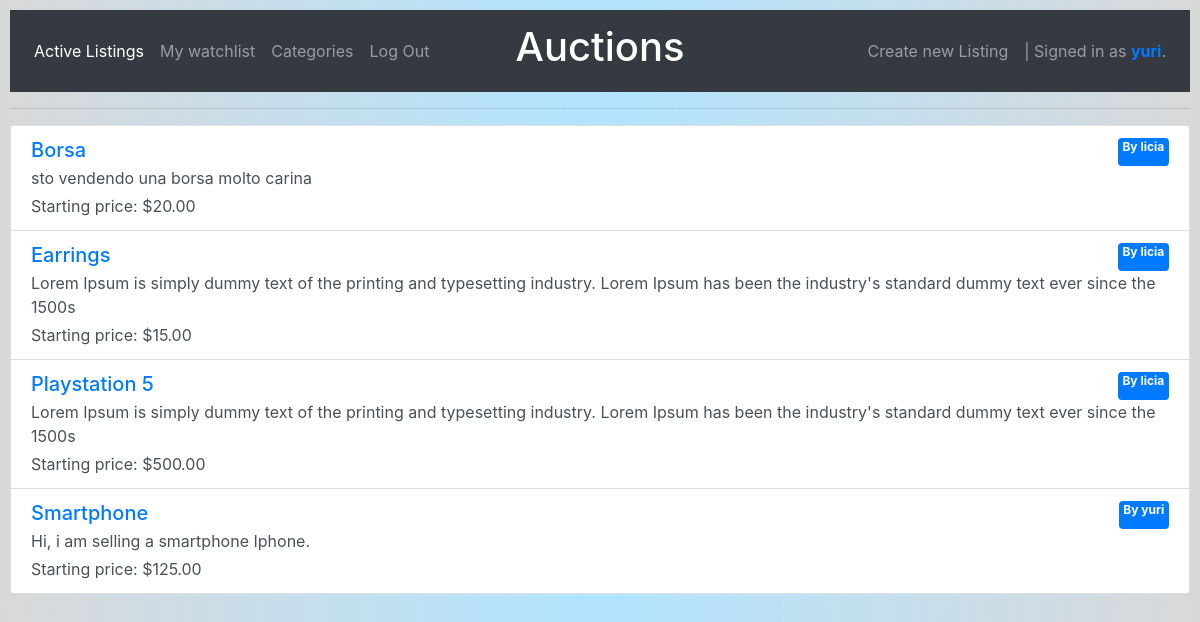
/watchpage (signed in), run on an earlier commit of the app's database.
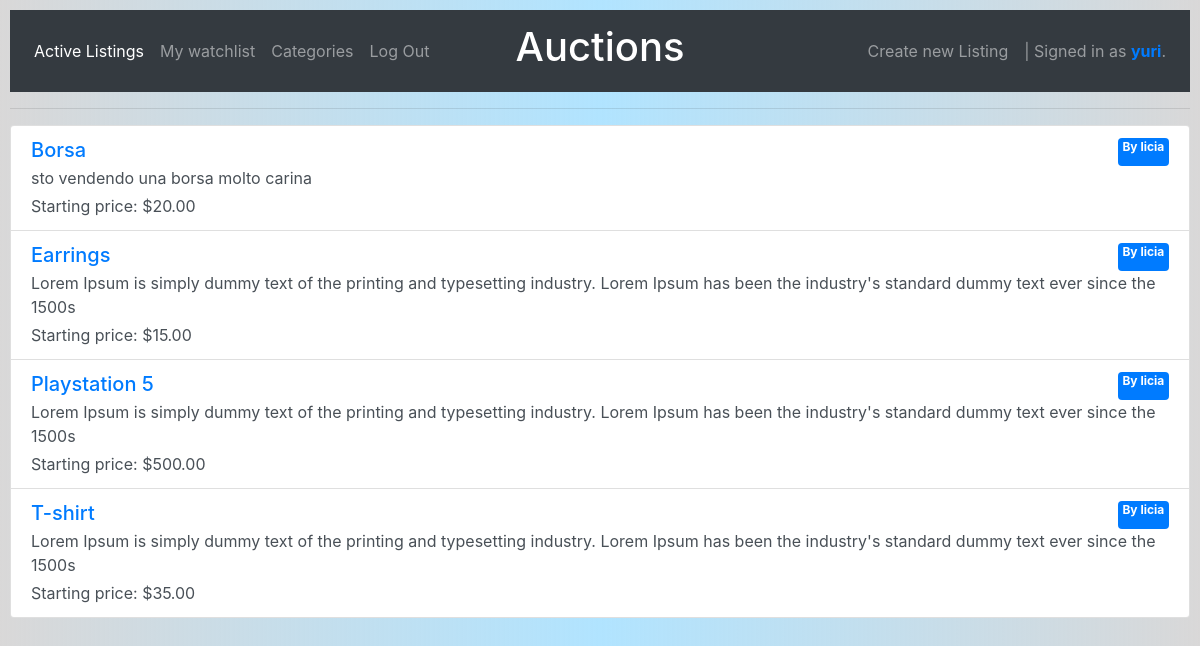
And on a later commit of the database.
### auctions/models.py (models this page shows, shortened)
class User(AbstractUser):
    pass

class Watchlist(models.Model):
    id = models.AutoField(primary_key=True)
    user = models.ForeignKey(User, on_delete=models.DO_NOTHING, related_name='watchlister')
    listing = models.ForeignKey(Listing, on_delete=models.CASCADE, related_name='itemWatchlist')
    pass

class Listing(models.Model):
    id = models.AutoField(primary_key=True)
    title = models.CharField(max_length=24)
    description = models.CharField(max_length=64)
    startingprice = models.IntegerField()
    imagename = models.CharField(max_length=255)
    categoryname = models.CharField(max_length=255, blank=True, null=True)
    user = models.ForeignKey(User, on_delete=models.CASCADE, related_name='owner')
    winner = models.CharField(max_length=255, blank=True, null=True)
    pass

### auctions/views.py (the view)
# urls.py: path("watchpage", views.watch, name="watchpage"),
@login_required
def watch(request):
    if request.user.is_authenticated:
        if request.method == "GET":
            userWatchList = Watchlist.objects.all().filter(user=request.user)
            return render(request, "auctions/watchpage.html", {
                "watchlist": userWatchList
            })
        else:
            return HttpResponse("Operation not permitted.")
    else:
        return HttpResponseRedirect(reverse("login"))

### auctions/templates/auctions/watchpage.html
{% extends "auctions/layout.html" %}
{% block body %}
    {% load static %}
      <div class="list-group">
        {% for item in watchlist %}
        <a href="{% url 'listingpage' item.listing.id %}" class="list-group-item list-group-item-action flex-column align-items-start">
          <div class="d-flex w-100 justify-content-between">
            <h5 class="mb-1 text-primary">{{ item.listing.title }}</h5>
            <span class="badge badge-primary">By {{item.listing.user.username}}</span>
          </div>
          <p class="mb-1">{{item.listing.description}}</p>
          <span class="input-group-prepend">Starting price: ${{item.listing.startingprice}}<span class="input-group-append">.00</span></span>
        </a>
        {% endfor %}
      </div>
{% endblock %}

### auctions/templates/auctions/layout.html (shortened to what this page needs)
{% load static %}
<!DOCTYPE html>
<html lang="en">
    <head>
        <link rel="stylesheet" href="https://cdn.jsdelivr.net/npm/bootstrap@4.1.3/dist/css/bootstrap.min.css">
        <link href="{% static 'auctions/styles.css' %}" rel="stylesheet">
    </head>
    <body>
        <nav class="navbar navbar-expand-md navbar-dark bg-dark">
            <div class="navbar-collapse collapse w-100 order-1 order-md-0 dual-collapse2">
                <ul class="navbar-nav mr-auto">
                    <li class="nav-item active">
                        <a class="nav-link" href="{% url 'index' %}">Active Listings</a>
                    </li>
                {% if user.is_authenticated %}
                    <li class="nav-item">
                        <a class="nav-link" href="{% url 'watchpage' %}">My watchlist</a>
                    </li>
                    <li class="nav-item">
                        <a class="nav-link" href="{% url 'categories' %}">Categories</a>
                    </li>
                    <li class="nav-item">
                        <a class="nav-link" href="{% url 'logout' %}">Log Out</a>
                    </li>
                {% endif %}
                </ul>
            </div>
            <div class="mx-auto order-0">
                <a class="navbar-brand mx-auto" href="#"><h1>Auctions</h1></a>
            </div>
            <div class="navbar-collapse collapse w-100 order-3 dual-collapse2">
                <ul class="navbar-nav ml-auto">
                    <li class="nav-item">
                        <a class="nav-link" href="{% url 'newlisting' %}">Create new Listing</a>
                    </li>
                    <li>
                        {% if user.is_authenticated %}
                            <a class="nav-link">| Signed in as <strong class="text-primary">{{ user.username }}</strong>.</a>
                        {% else %}
                            <a class="nav-link">| Not signed in.</strong></a>
                        {% endif %}
                    </li>
                </ul>
            </div>
        </nav>
        <hr>
        {% block body %}
        {% endblock %}
    </body>
</html>

### auctions/static/auctions/styles.css (style rules this page uses)
body { padding: 10px; background: rgb(217,216,216); background: linear-gradient(90deg, rgba(217,216,216,1) 0%, rgba(97, 200, 255, 0.493) 50%, rgba(217,216,216,1) 100%); }

What changed in the data, as far as the page shows it:
removed Watchlist: listing "Smartphone", listing.user.username "yuri", listing.description "Hi, i am selling a smartphone Iphone.", listing.startingprice "125"
added Watchlist: listing "T-shirt", listing.user.username "licia", listing.description "Lorem Ipsum is simply dummy text of the printing and typesetting industry. Lorem Ipsum has been the industry's standard dummy text ever since the 1500s", listing.startingprice "35"
